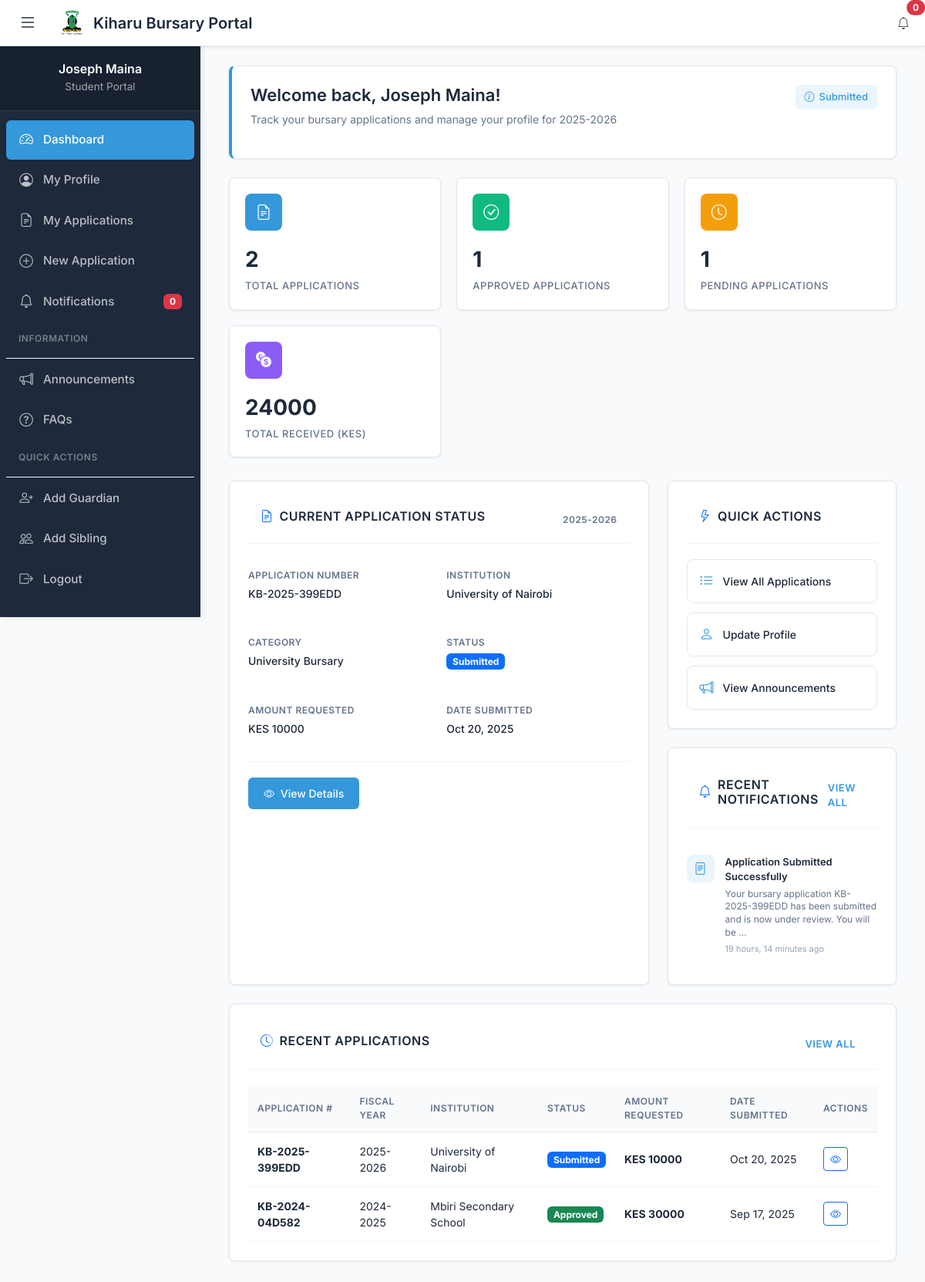
Page /student/dashboard/ (signed in) on the earlier database version.
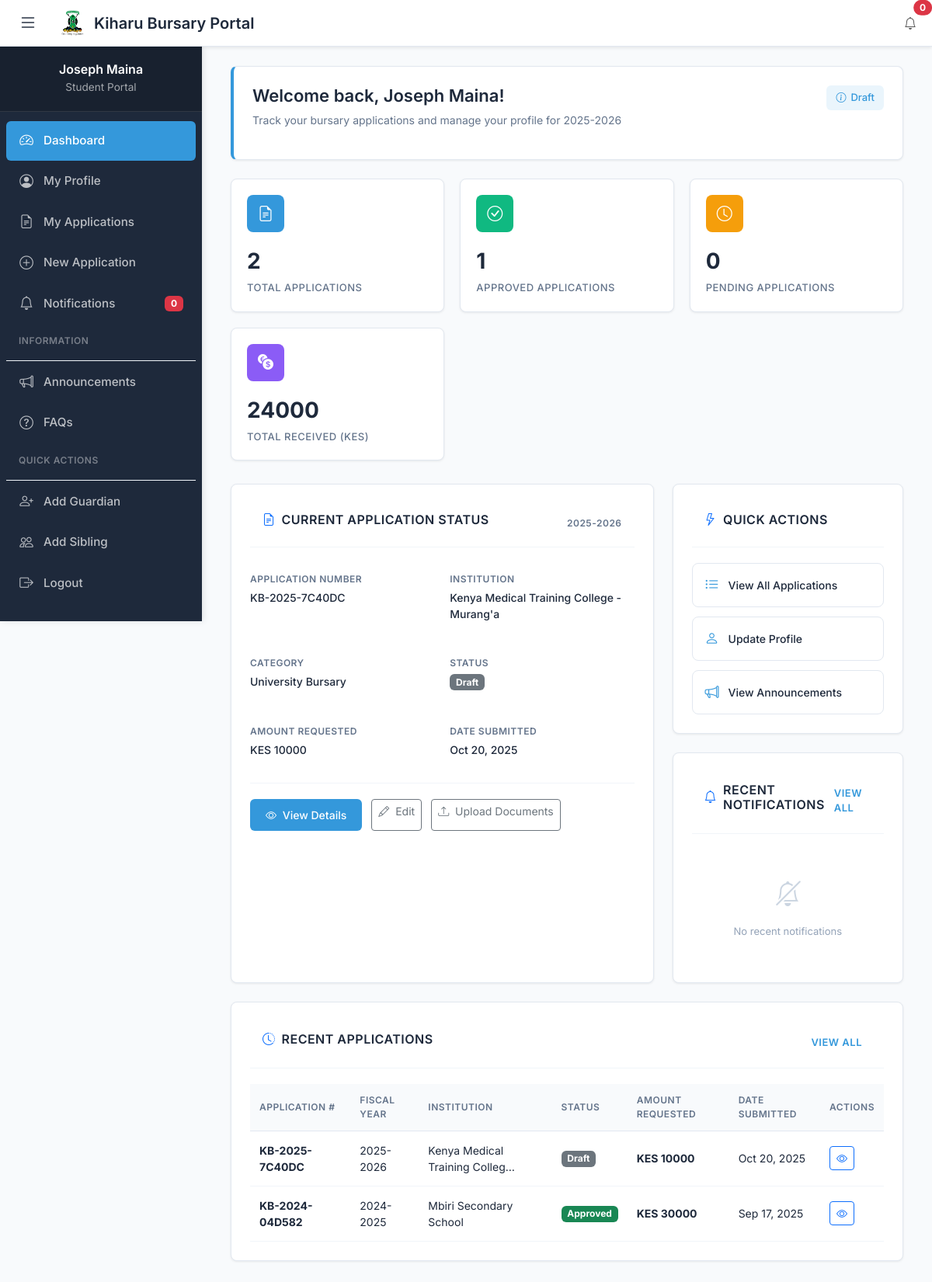
Same page on the later database version.
### kiharu_system/models.py (models this page shows, shortened)
class Application(models.Model):
    APPLICATION_STATUS = (
        ('draft', 'Draft'),
        ('submitted', 'Submitted'),
        ('under_review', 'Under Review'),
        ('approved', 'Approved'),
        ('rejected', 'Rejected'),
        ('disbursed', 'Disbursed'),
    )
    application_number = models.CharField(max_length=20, unique=True, editable=False)
    applicant = models.ForeignKey(Applicant, on_delete=models.CASCADE, related_name='applications')
    fiscal_year = models.ForeignKey(FiscalYear, on_delete=models.CASCADE)
    bursary_category = models.ForeignKey(BursaryCategory, on_delete=models.CASCADE)
    institution = models.ForeignKey(Institution, on_delete=models.CASCADE)
    status = models.CharField(max_length=20, choices=APPLICATION_STATUS, default='draft')
    admission_number = models.CharField(max_length=100)
    year_of_study = models.PositiveIntegerField()
    course_name = models.CharField(max_length=200, blank=True, null=True)  # For college/university
    expected_completion_date = models.DateField()
    total_fees_payable = models.DecimalField(max_digits=10, decimal_places=2)
    fees_paid = models.DecimalField(max_digits=10, decimal_places=2)
    fees_balance = models.DecimalField(max_digits=10, decimal_places=2)
    amount_requested = models.DecimalField(max_digits=10, decimal_places=2)
    other_bursaries = models.BooleanField(default=False)
    other_bursaries_amount = models.DecimalField(max_digits=10, decimal_places=2, default=0)
    other_bursaries_source = models.CharField(max_length=200, blank=True, null=True)
    is_orphan = models.BooleanField(default=False)
    is_disabled = models.BooleanField(default=False)
    has_chronic_illness = models.BooleanField(default=False)
    chronic_illness_description = models.TextField(blank=True, null=True)
    date_submitted = models.DateTimeField(auto_now_add=True)
    last_updated = models.DateTimeField(auto_now=True)
    previous_allocation = models.BooleanField(default=False)
    previous_allocation_year = models.CharField(max_length=20, blank=True, null=True)
    previous_allocation_amount = models.DecimalField(max_digits=10, decimal_places=2, default=0)

class Institution(models.Model):
    INSTITUTION_TYPES = (
        ('highschool', 'High School'),
        ('special_school', 'Special School'),
        ('college', 'College'),
        ('university', 'University'),
    )
    name = models.CharField(max_length=200)
    institution_type = models.CharField(max_length=20, choices=INSTITUTION_TYPES)
    county = models.CharField(max_length=100)
    postal_address = models.CharField(max_length=100, blank=True, null=True)
    phone_number = models.CharField(max_length=20, blank=True, null=True)
    email = models.EmailField(blank=True, null=True)

class BursaryCategory(models.Model):
    CATEGORY_TYPES = (
        ('highschool', 'High School'),
        ('special_school', 'Special School'),
        ('college', 'College'),
        ('university', 'University'),
    )
    name = models.CharField(max_length=100)
    category_type = models.CharField(max_length=20, choices=CATEGORY_TYPES)
    fiscal_year = models.ForeignKey(FiscalYear, on_delete=models.CASCADE, related_name='categories')
    allocation_amount = models.DecimalField(max_digits=12, decimal_places=2)
    max_amount_per_applicant = models.DecimalField(max_digits=10, decimal_places=2)

class Notification(models.Model):
    NOTIFICATION_TYPES = (
        ('application_status', 'Application Status'),
        ('document_request', 'Document Request'),
        ('allocation', 'Allocation'),
        ('disbursement', 'Disbursement'),
        ('system', 'System Notification'),
    )
    user = models.ForeignKey(User, on_delete=models.CASCADE, related_name='notifications')
    notification_type = models.CharField(max_length=20, choices=NOTIFICATION_TYPES)
    title = models.CharField(max_length=200)
    message = models.TextField()
    related_application = models.ForeignKey(Application, on_delete=models.SET_NULL, null=True, blank=True)
    is_read = models.BooleanField(default=False)
    created_at = models.DateTimeField(auto_now_add=True)

class FiscalYear(models.Model):
    name = models.CharField(max_length=20)  # e.g., "2024-2025"
    start_date = models.DateField()
    end_date = models.DateField()
    total_allocation = models.DecimalField(max_digits=12, decimal_places=2)
    is_active = models.BooleanField(default=False)

### kiharu_system/views.py (the view)
# urls.py: path('student/dashboard/', views.student_dashboard, name='student_dashboard'),
@login_required
def student_dashboard(request):
    try:
        applicant = request.user.applicant_profile
    except Applicant.DoesNotExist:
        return redirect('student_profile_create')
    current_fiscal_year = FiscalYear.objects.filter(is_active=True).first()
    applications = Application.objects.filter(applicant=applicant).order_by('-date_submitted')
    current_application = applications.filter(fiscal_year=current_fiscal_year).first() if current_fiscal_year else None
    unread_notifications = Notification.objects.filter(
        user=request.user,
        is_read=False
    )
    recent_notifications = unread_notifications.order_by('-created_at')[:5]
    total_applications = applications.count()
    approved_applications = applications.filter(status='approved').count()
    pending_applications = applications.filter(status__in=['submitted', 'under_review']).count()
    total_received = Allocation.objects.filter(
        application__applicant=applicant
    ).aggregate(total=Sum('amount_allocated'))['total'] or 0
    context = {
        'applicant': applicant,
        'current_application': current_application,
        'current_fiscal_year': current_fiscal_year,
        'recent_notifications': recent_notifications,
        'unread_notifications_count': unread_notifications.count(),  # 👈 added
        'total_applications': total_applications,
        'approved_applications': approved_applications,
        'pending_applications': pending_applications,
        'total_received': total_received,
        'recent_applications': applications[:3]
    }
    return render(request, 'students/dashboard.html', context)

### templates/students/dashboard.html (shortened to what the changed rows need)
{% extends 'student_base.html' %}
{% load static %}
{% block content %}
<div class="container-fluid">
    <div class="welcome-section">
        <div class="d-flex justify-content-between align-items-start flex-wrap gap-3">
            <div>
                <h1 class="welcome-title">Welcome back, {{ user.get_full_name|default:user.username }}!</h1>
            </div>
            <div>
                {% if current_application %}
                    <span class="status-badge" style="background-color: rgba(52, 152, 219, 0.1); color: #3498db;">
                        <i class="bi bi-info-circle"></i>
                        {{ current_application.get_status_display }}
                    </span>
                {% else %}
                    <span class="status-badge" style="background-color: rgba(245, 158, 11, 0.1); color: #F59E0B;">
                        <i class="bi bi-exclamation-triangle"></i>
                        No Active Application
                    </span>
                {% endif %}
            </div>
        </div>
    </div>
    <div class="stats-grid">
        <div class="stat-card">
            <div class="stat-header">
                <div class="stat-icon orange">
                </div>
            </div>
            <div class="stat-value">{{ pending_applications }}</div>
            <div class="stat-label">Pending Applications</div>
        </div>
    </div>
    <div class="grid-2">
        <div class="section-container">
            {% if current_application %}
                <div class="application-details">
                    <div class="detail-item">
                        <div class="detail-label">Application Number</div>
                        <div class="detail-value">{{ current_application.application_number }}</div>
                    </div>
                    <div class="detail-item">
                        <div class="detail-label">Institution</div>
                        <div class="detail-value">{{ current_application.institution.name }}</div>
                    </div>
                    <div class="detail-item">
                        <div class="detail-label">Category</div>
                        <div class="detail-value">{{ current_application.bursary_category.name }}</div>
                    </div>
                    <div class="detail-item">
                        <div class="detail-label">Status</div>
                        <div class="detail-value">
                            {% if current_application.status == 'draft' %}
                                <span class="badge bg-secondary">{{ current_application.get_status_display }}</span>
                            {% elif current_application.status == 'submitted' %}
                                <span class="badge bg-primary">{{ current_application.get_status_display }}</span>
                            {% elif current_application.status == 'under_review' %}
                                <span class="badge bg-warning text-dark">{{ current_application.get_status_display }}</span>
                            {% elif current_application.status == 'approved' %}
                                <span class="badge bg-success">{{ current_application.get_status_display }}</span>
                            {% elif current_application.status == 'rejected' %}
                                <span class="badge bg-danger">{{ current_application.get_status_display }}</span>
                            {% elif current_application.status == 'disbursed' %}
                                <span class="badge bg-info">{{ current_application.get_status_display }}</span>
                            {% endif %}
                        </div>
                    </div>
                    <div class="detail-item">
                        <div class="detail-label">Amount Requested</div>
                        <div class="detail-value">KES {{ current_application.amount_requested|floatformat:0 }}</div>
                    </div>
                    <div class="detail-item">
                        <div class="detail-label">Date Submitted</div>
                        <div class="detail-value">{{ current_application.date_submitted|date:"M d, Y" }}</div>
                    </div>
                </div>
                <div class="action-buttons">
                    <a href="{% url 'student_application_detail' current_application.pk %}" class="btn btn-primary btn-sm">
                        <i class="bi bi-eye me-1"></i> View Details
                    </a>
                    {% if current_application.status == 'draft' %}
                    <a href="{% url 'student_application_edit' current_application.pk %}" class="btn btn-outline-secondary btn-sm">
                        <i class="bi bi-pencil me-1"></i> Edit
                    </a>
                    <a href="{% url 'student_application_documents' current_application.pk %}" class="btn btn-outline-secondary btn-sm">
                        <i class="bi bi-upload me-1"></i> Upload Documents
                    </a>
                    {% endif %}
                </div>
            {% endif %}
        </div>
        <div>
            <div class="section-container">
                {% if recent_notifications %}
                    {% for notification in recent_notifications %}
                    <div class="notification-item">
                        <div class="notification-icon {% if notification.notification_type == 'application_status' %}status{% elif notification.notification_type == 'allocation' %}allocation{% elif notification.notification_type == 'document_request' %}document{% else %}info{% endif %}">
                            {% if notification.notification_type == 'application_status' %}
                                <i class="bi bi-file-text"></i>
                            {% elif notification.notification_type == 'allocation' %}
                                <i class="bi bi-cash-coin"></i>
                            {% elif notification.notification_type == 'document_request' %}
                                <i class="bi bi-cloud-upload"></i>
                            {% else %}
                                <i class="bi bi-info-circle"></i>
                            {% endif %}
                        </div>
                        <div class="notification-content">
                            <div class="notification-title">{{ notification.title }}</div>
                            <div class="notification-message">{{ notification.message|truncatewords:15 }}</div>
                            <div class="notification-date">{{ notification.created_at|timesince }} ago</div>
                        </div>
                    </div>
                    {% endfor %}
                {% else %}
                    <div class="empty-state" style="padding: 32px 20px;">
                        <div class="empty-icon" style="font-size: 32px;">
                            <i class="bi bi-bell-slash"></i>
                        </div>
                        <p class="empty-text" style="margin: 0;">No recent notifications</p>
                    </div>
                {% endif %}
            </div>
        </div>
    </div>
    {% if recent_applications %}
    <div class="section-container">
        <div class="table-container">
            <table class="applications-table">
                <thead>
                    <tr>
                        <th>Application #</th>
                        <th>Fiscal Year</th>
                        <th>Institution</th>
                        <th>Status</th>
                        <th>Amount Requested</th>
                        <th>Date Submitted</th>
                        <th>Actions</th>
                    </tr>
                </thead>
                <tbody>
                    {% for application in recent_applications %}
                    <tr>
                        <td><strong>{{ application.application_number }}</strong></td>
                        <td>{{ application.fiscal_year.name }}</td>
                        <td>{{ application.institution.name|truncatechars:30 }}</td>
                        <td>
                            {% if application.status == 'draft' %}
                                <span class="badge bg-secondary">{{ application.get_status_display }}</span>
                            {% elif application.status == 'submitted' %}
                                <span class="badge bg-primary">{{ application.get_status_display }}</span>
                            {% elif application.status == 'under_review' %}
                                <span class="badge bg-warning text-dark">{{ application.get_status_display }}</span>
                            {% elif application.status == 'approved' %}
                                <span class="badge bg-success">{{ application.get_status_display }}</span>
                            {% elif application.status == 'rejected' %}
                                <span class="badge bg-danger">{{ application.get_status_display }}</span>
                            {% elif application.status == 'disbursed' %}
                                <span class="badge bg-info">{{ application.get_status_display }}</span>
                            {% endif %}
                        </td>
                        <td><strong>KES {{ application.amount_requested|floatformat:0 }}</strong></td>
                        <td>{{ application.date_submitted|date:"M d, Y" }}</td>
                        <td>
                            <a href="{% url 'student_application_detail' application.pk %}"
                               class="btn btn-sm btn-outline-primary">
                                <i class="bi bi-eye"></i>
                            </a>
                        </td>
                    </tr>
                    {% endfor %}
                </tbody>
            </table>
        </div>
    </div>
    {% endif %}
</div>
{% endblock %}

Differences in the rows shown:
removed Application: status "Submitted", application_number "KB-2025-399EDD", institution.name "University of Nairobi", bursary_category.name "University Bursary", amount_requested "10000", date_submitted "Oct 20, 2025", fiscal_year.name "2025-2026"
no longer on this page (row edited): Notification: title "Application Submitted Successfully", message "Your bursary application KB-2025-399EDD has been submitted and is now under review. You will be …", created_at "19 hours, 14 minutes"
added Application: status "Draft", application_number "KB-2025-7C40DC", institution.name "Kenya Medical Training College - Murang'a", bursary_category.name "University Bursary", amount_requested "10000", date_submitted "Oct 20, 2025", fiscal_year.name "2025-2026", institution.name "Kenya Medical Training Colleg…"
Other differences:
{{ pending_applications }}: "1" → "0"
text now shown: "Edit Upload Documents No recent notifications"
